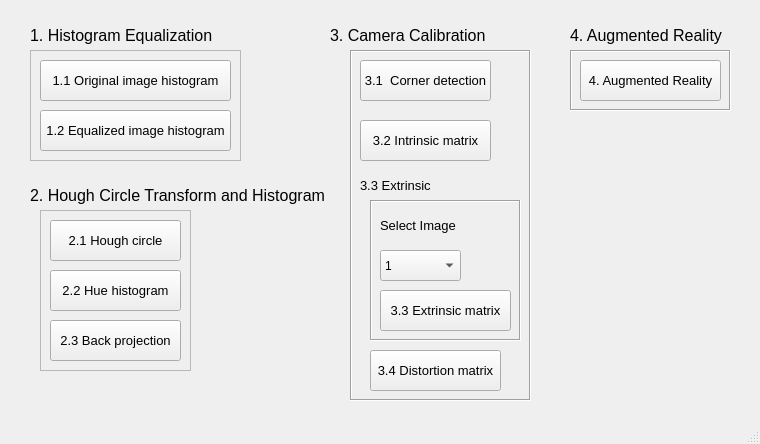
<?xml version="1.0" encoding="UTF-8"?>
<ui version="4.0">
 <class>MainWindow</class>
 <widget class="QMainWindow" name="MainWindow">
  <property name="geometry">
   <rect>
    <x>0</x>
    <y>0</y>
    <width>760</width>
    <height>444</height>
   </rect>
  </property>
  <property name="windowTitle">
   <string>MainWindow</string>
  </property>
  <widget class="QWidget" name="centralwidget">
   <widget class="QLabel" name="label_3">
    <property name="geometry">
     <rect>
      <x>330</x>
      <y>20</y>
      <width>221</width>
      <height>31</height>
     </rect>
    </property>
    <property name="font">
     <font>
      <family>Arial</family>
      <pointsize>12</pointsize>
     </font>
    </property>
    <property name="text">
     <string>3. Camera Calibration</string>
    </property>
   </widget>
   <widget class="QLabel" name="label_1">
    <property name="geometry">
     <rect>
      <x>30</x>
      <y>20</y>
      <width>221</width>
      <height>31</height>
     </rect>
    </property>
    <property name="font">
     <font>
      <family>Arial</family>
      <pointsize>12</pointsize>
     </font>
    </property>
    <property name="text">
     <string>1. Histogram Equalization</string>
    </property>
   </widget>
   <widget class="QLabel" name="label_4">
    <property name="geometry">
     <rect>
      <x>570</x>
      <y>20</y>
      <width>211</width>
      <height>31</height>
     </rect>
    </property>
    <property name="font">
     <font>
      <family>Arial</family>
      <pointsize>12</pointsize>
     </font>
    </property>
    <property name="text">
     <string>4. Augmented Reality</string>
    </property>
   </widget>
   <widget class="QFrame" name="frame_3">
    <property name="geometry">
     <rect>
      <x>350</x>
      <y>50</y>
      <width>181</width>
      <height>351</height>
     </rect>
    </property>
    <property name="frameShape">
     <enum>QFrame::Box</enum>
    </property>
    <property name="frameShadow">
     <enum>QFrame::Sunken</enum>
    </property>
    <widget class="QPushButton" name="btn3_2">
     <property name="geometry">
      <rect>
       <x>10</x>
       <y>70</y>
       <width>131</width>
       <height>41</height>
      </rect>
     </property>
     <property name="font">
      <font>
       <family>Arial</family>
       <pointsize>10</pointsize>
      </font>
     </property>
     <property name="text">
      <string>3.2 Intrinsic matrix</string>
     </property>
    </widget>
    <widget class="QPushButton" name="btn3_1">
     <property name="geometry">
      <rect>
       <x>10</x>
       <y>10</y>
       <width>131</width>
       <height>41</height>
      </rect>
     </property>
     <property name="font">
      <font>
       <family>Arial</family>
       <pointsize>10</pointsize>
      </font>
     </property>
     <property name="text">
      <string>3.1  Corner detection</string>
     </property>
    </widget>
    <widget class="QFrame" name="frame_4">
     <property name="geometry">
      <rect>
       <x>20</x>
       <y>150</y>
       <width>151</width>
       <height>141</height>
      </rect>
     </property>
     <property name="font">
      <font>
       <family>Arial</family>
      </font>
     </property>
     <property name="frameShape">
      <enum>QFrame::Box</enum>
     </property>
     <property name="frameShadow">
      <enum>QFrame::Sunken</enum>
     </property>
     <widget class="QPushButton" name="btn3_3">
      <property name="geometry">
       <rect>
        <x>10</x>
        <y>90</y>
        <width>131</width>
        <height>41</height>
       </rect>
      </property>
      <property name="font">
       <font>
        <family>Arial</family>
        <pointsize>10</pointsize>
       </font>
      </property>
      <property name="text">
       <string>3.3 Extrinsic matrix</string>
      </property>
     </widget>
     <widget class="QLabel" name="label3_2">
      <property name="geometry">
       <rect>
        <x>10</x>
        <y>10</y>
        <width>81</width>
        <height>31</height>
       </rect>
      </property>
      <property name="font">
       <font>
        <family>Arial</family>
        <pointsize>10</pointsize>
       </font>
      </property>
      <property name="text">
       <string>Select Image</string>
      </property>
     </widget>
     <widget class="QComboBox" name="cboxImgNum">
      <property name="geometry">
       <rect>
        <x>10</x>
        <y>50</y>
        <width>81</width>
        <height>31</height>
       </rect>
      </property>
      <property name="layoutDirection">
       <enum>Qt::LeftToRight</enum>
      </property>
      <item>
       <property name="text">
        <string>1</string>
       </property>
      </item>
      <item>
       <property name="text">
        <string>2</string>
       </property>
      </item>
      <item>
       <property name="text">
        <string>3</string>
       </property>
      </item>
      <item>
       <property name="text">
        <string>4</string>
       </property>
      </item>
      <item>
       <property name="text">
        <string>5</string>
       </property>
      </item>
      <item>
       <property name="text">
        <string>6</string>
       </property>
      </item>
      <item>
       <property name="text">
        <string>7</string>
       </property>
      </item>
      <item>
       <property name="text">
        <string>8</string>
       </property>
      </item>
      <item>
       <property name="text">
        <string>9</string>
       </property>
      </item>
      <item>
       <property name="text">
        <string>10</string>
       </property>
      </item>
      <item>
       <property name="text">
        <string>11</string>
       </property>
      </item>
      <item>
       <property name="text">
        <string>12</string>
       </property>
      </item>
      <item>
       <property name="text">
        <string>13</string>
       </property>
      </item>
      <item>
       <property name="text">
        <string>14</string>
       </property>
      </item>
      <item>
       <property name="text">
        <string>15</string>
       </property>
      </item>
     </widget>
    </widget>
    <widget class="QLabel" name="label3_1">
     <property name="geometry">
      <rect>
       <x>10</x>
       <y>120</y>
       <width>81</width>
       <height>31</height>
      </rect>
     </property>
     <property name="font">
      <font>
       <family>Arial</family>
       <pointsize>10</pointsize>
      </font>
     </property>
     <property name="text">
      <string>3.3 Extrinsic</string>
     </property>
    </widget>
    <widget class="QPushButton" name="btn3_4">
     <property name="geometry">
      <rect>
       <x>20</x>
       <y>300</y>
       <width>131</width>
       <height>41</height>
      </rect>
     </property>
     <property name="font">
      <font>
       <family>Arial</family>
       <pointsize>10</pointsize>
      </font>
     </property>
     <property name="text">
      <string>3.4 Distortion matrix</string>
     </property>
    </widget>
   </widget>
   <widget class="QFrame" name="frame_6">
    <property name="geometry">
     <rect>
      <x>570</x>
      <y>50</y>
      <width>161</width>
      <height>61</height>
     </rect>
    </property>
    <property name="frameShape">
     <enum>QFrame::Box</enum>
    </property>
    <property name="frameShadow">
     <enum>QFrame::Sunken</enum>
    </property>
    <widget class="QPushButton" name="btn4">
     <property name="geometry">
      <rect>
       <x>10</x>
       <y>10</y>
       <width>141</width>
       <height>41</height>
      </rect>
     </property>
     <property name="font">
      <font>
       <family>Arial</family>
       <pointsize>10</pointsize>
      </font>
     </property>
     <property name="text">
      <string>4. Augmented Reality</string>
     </property>
    </widget>
   </widget>
   <widget class="QLabel" name="label_2">
    <property name="geometry">
     <rect>
      <x>30</x>
      <y>180</y>
      <width>351</width>
      <height>31</height>
     </rect>
    </property>
    <property name="font">
     <font>
      <family>Arial</family>
      <pointsize>12</pointsize>
     </font>
    </property>
    <property name="text">
     <string>2. Hough Circle Transform and Histogram</string>
    </property>
   </widget>
   <widget class="QFrame" name="frame_1">
    <property name="geometry">
     <rect>
      <x>30</x>
      <y>50</y>
      <width>211</width>
      <height>111</height>
     </rect>
    </property>
    <property name="frameShape">
     <enum>QFrame::StyledPanel</enum>
    </property>
    <property name="frameShadow">
     <enum>QFrame::Raised</enum>
    </property>
    <widget class="QPushButton" name="btn1_1">
     <property name="geometry">
      <rect>
       <x>10</x>
       <y>10</y>
       <width>191</width>
       <height>41</height>
      </rect>
     </property>
     <property name="font">
      <font>
       <family>Arial</family>
       <pointsize>10</pointsize>
      </font>
     </property>
     <property name="text">
      <string>1.1 Original image histogram</string>
     </property>
    </widget>
    <widget class="QPushButton" name="btn1_2">
     <property name="geometry">
      <rect>
       <x>10</x>
       <y>60</y>
       <width>191</width>
       <height>41</height>
      </rect>
     </property>
     <property name="font">
      <font>
       <family>Arial</family>
       <pointsize>10</pointsize>
      </font>
     </property>
     <property name="text">
      <string>1.2 Equalized image histogram</string>
     </property>
    </widget>
   </widget>
   <widget class="QFrame" name="frame_2">
    <property name="geometry">
     <rect>
      <x>40</x>
      <y>210</y>
      <width>151</width>
      <height>161</height>
     </rect>
    </property>
    <property name="frameShape">
     <enum>QFrame::StyledPanel</enum>
    </property>
    <property name="frameShadow">
     <enum>QFrame::Raised</enum>
    </property>
    <widget class="QPushButton" name="btn2_3">
     <property name="geometry">
      <rect>
       <x>10</x>
       <y>110</y>
       <width>131</width>
       <height>41</height>
      </rect>
     </property>
     <property name="font">
      <font>
       <family>Arial</family>
       <pointsize>10</pointsize>
      </font>
     </property>
     <property name="text">
      <string>2.3 Back projection</string>
     </property>
    </widget>
    <widget class="QPushButton" name="btn2_1">
     <property name="geometry">
      <rect>
       <x>10</x>
       <y>10</y>
       <width>131</width>
       <height>41</height>
      </rect>
     </property>
     <property name="font">
      <font>
       <family>Arial</family>
       <pointsize>10</pointsize>
      </font>
     </property>
     <property name="text">
      <string>2.1 Hough circle</string>
     </property>
    </widget>
    <widget class="QPushButton" name="btn2_2">
     <property name="geometry">
      <rect>
       <x>10</x>
       <y>60</y>
       <width>131</width>
       <height>41</height>
      </rect>
     </property>
     <property name="font">
      <font>
       <family>Arial</family>
       <pointsize>10</pointsize>
      </font>
     </property>
     <property name="text">
      <string>2.2 Hue histogram</string>
     </property>
    </widget>
   </widget>
  </widget>
  <widget class="QMenuBar" name="menubar">
   <property name="geometry">
    <rect>
     <x>0</x>
     <y>0</y>
     <width>760</width>
     <height>21</height>
    </rect>
   </property>
  </widget>
  <widget class="QStatusBar" name="statusbar"/>
 </widget>
 <resources/>
 <connections/>
</ui>
